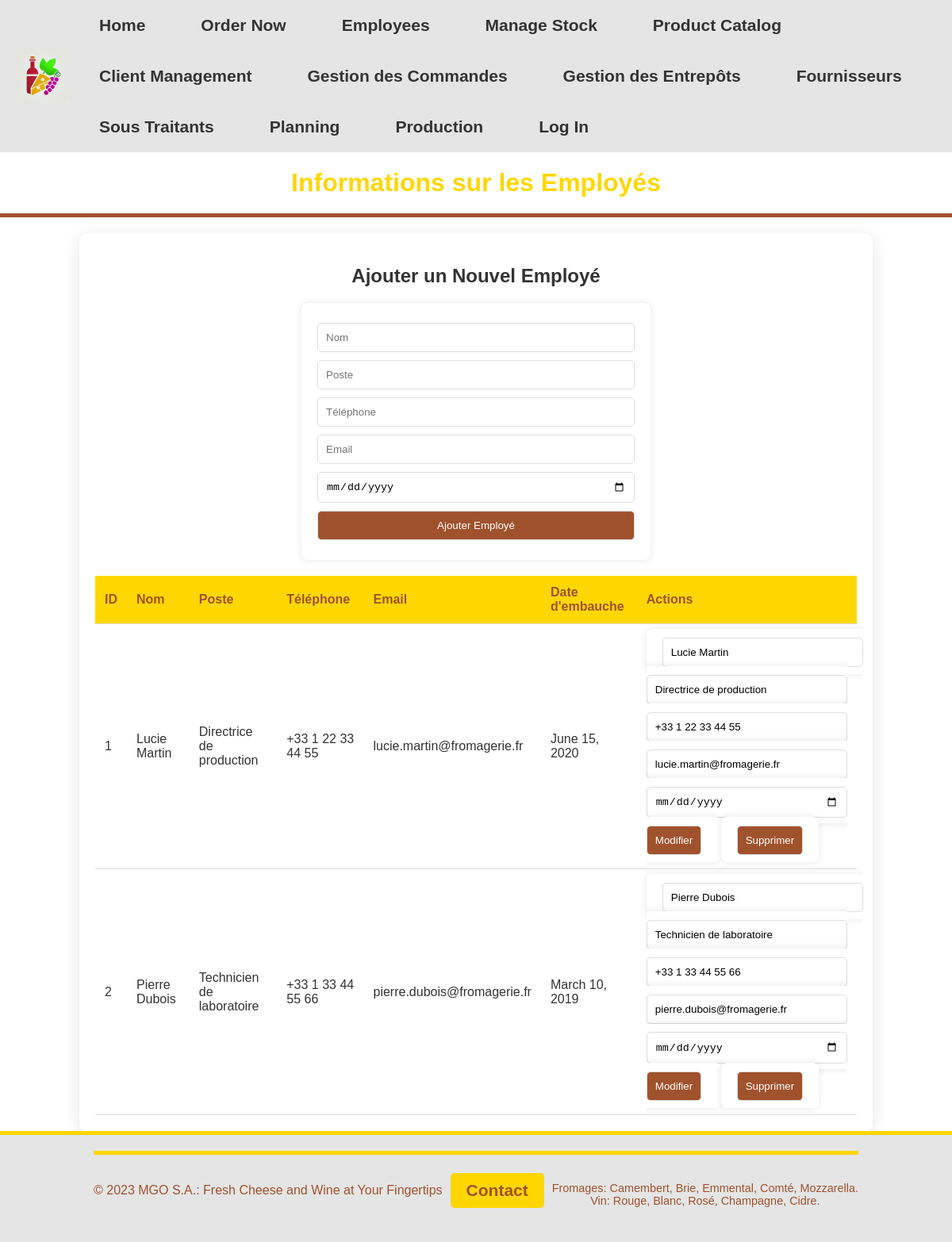
Screenshot of /order/employees/ with the database file from the repository.
### order/models.py (models this page shows, shortened)
class Employe(models.Model):
    employe_id = models.AutoField(primary_key=True)
    nom = models.CharField(max_length=50)
    poste = models.CharField(max_length=50)
    contact = models.JSONField()
    adresse = models.JSONField()
    date_embauche = models.DateField()
    competences = models.JSONField()
    mdp = models.CharField(max_length=128)  # Pour le mot de passe

### order/views.py (the view, shortened to what this page needs)
# urls.py: path('employees/', employees, name='employees'),
def employees(request):
    user_email = request.COOKIES.get('email', None)
    employees_list = Employe.objects.all()  # Récupérer tous les employés
    return render(request, 'employees.html', {
        'user_email': user_email,
        'employees': employees_list
    })

### order/templates/employees.html (shortened to what this page needs)
<!DOCTYPE html>
<html lang="fr">
<head>
    {% load static %}
    <link rel="stylesheet" href="{% static 'styles/main.css' %}">
</head>
<body>
    {% include 'navbar.html' %}
    <header>
        <h1>Informations sur les Employés</h1>
    </header>
    <section>
        <h2>Ajouter un Nouvel Employé</h2>
        <form method="post">
            <input type="text" name="name" placeholder="Nom" required>
            <input type="text" name="position" placeholder="Poste" required>
            <input type="text" name="telephone" placeholder="Téléphone" required>
            <input type="email" name="email" placeholder="Email" required>
            <input type="date" name="hire_date" required>
            <button type="submit">Ajouter Employé</button>
        </form>
        <table>
            <thead>
                <tr>
                    <th>ID</th>
                    <th>Nom</th>
                    <th>Poste</th>
                    <th>Téléphone</th>
                    <th>Email</th>
                    <th>Date d'embauche</th>
                    <th>Actions</th>
                </tr>
            </thead>
            <tbody>
                {% for employe in employees %}
                    <tr>
                        <td>{{ employe.employe_id }}</td>
                        <td>{{ employe.nom }}</td>
                        <td>{{ employe.poste }}</td>
                        <td>{{ employe.contact.telephone }}</td>
                        <td>{{ employe.contact.email }}</td>
                        <td>{{ employe.date_embauche }}</td>
                        <td>
                            <form method="post" style="display:inline;">
                                <input type="text" name="name" value="{{ employe.nom }}" required>
                                <input type="text" name="position" value="{{ employe.poste }}" required>
                                <input type="text" name="telephone" value="{{ employe.contact.telephone }}" required>
                                <input type="email" name="email" value="{{ employe.contact.email }}" required>
                                <input type="date" name="hire_date" value="{{ employe.date_embauche }}" required>
                                <button type="submit">Modifier</button>
                            </form>
                            <form method="post" style="display:inline;">
                                <button type="submit" onclick="return confirm('Êtes-vous sûr de vouloir supprimer cet employé ?');">Supprimer</button>
                            </form>
                        </td>
                    </tr>
                {% endfor %}
            </tbody>
        </table>
    </section>
    <footer>
        {% include 'footer.html' %}
    </footer>
</body>
</html>

### static/styles/main.css (style rules this page uses)
body, html { height: 100%; font-family: Arial, sans-serif; margin: 0; padding: 0; display: flex; flex-direction: column; }
header { background-color: #A3B992; color: #333; text-align: center; padding: 1em; }
section { padding: 2em; text-align: center; color: #333; flex: 1; }
input, select, textarea { width: 100%; padding: 10px; margin-bottom: 16px; border: 1px solid #ccc; border-radius: 4px; box-sizing: border-box; }
form { max-width: 400px; margin: 0 auto; background-color: #fff; padding: 20px; border-radius: 8px; box-shadow: 0 0 10px rgba(0, 0, 0, 0.1); }

### static/styles/navbar_footer.css (style rules this page uses)
footer { color: #333; text-align: center; bottom: 0; display: flex; align-items: center; justify-content: center; padding: 10px; background-color: #A3B992; }

### order/templates/navbar.html (style rules this page uses)
body { margin: 0; font-family: Arial, sans-serif; }

### order/templates/footer.html (style rules this page uses)
body { margin: 0; font-family: Arial, sans-serif; }
footer { background-color: #e5e5e5; color: #A0522D; text-align: center; padding: 20px 0; border-top: 5px solid #FFD700; }

### rows the page displays
Employe: employe_id "1", nom "Lucie Martin", poste "Directrice de production", contact.telephone "+33 1 22 33 44 55", contact.email "lucie.martin@fromagerie.fr", date_embauche "June 15, 2020", name "Lucie Martin", position "Directrice de production", telephone "+33 1 22 33 44 55", email "lucie.martin@fromagerie.fr"
Employe: employe_id "2", nom "Pierre Dubois", poste "Technicien de laboratoire", contact.telephone "+33 1 33 44 55 66", contact.email "pierre.dubois@fromagerie.fr", date_embauche "March 10, 2019", name "Pierre Dubois", position "Technicien de laboratoire", telephone "+33 1 33 44 55 66", email "pierre.dubois@fromagerie.fr"
